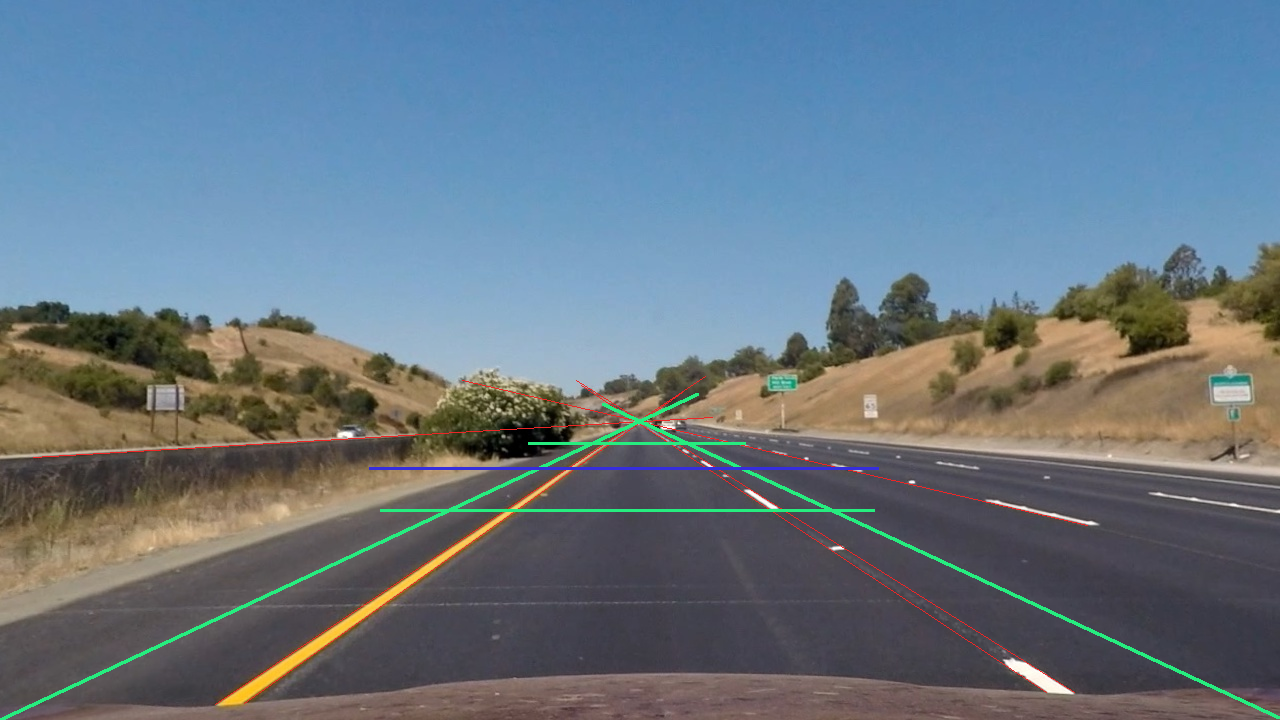
#> input picture PerspectiveTransform-Viewport.png, 1280 x 720 px; its folder holds only this picture in this run
$ python -i LaneLines.py   (imports and definitions only)   (older library calls are emulated)
#> lines starting #> are read from the running program, lines starting #| are printed output that depends on the picture; after the words box and inside, x2 and y2 are one past the last pixel; in counts of white or black regions, pixels touching at a corner belong together
#################################################################
#################################################################
## Lane Lines: Find lane lines
#################################################################
#################################################################

from CameraOperations import perspective_transform, sobel_LS_threshold
from ImageProcessing import gaussian_blur
import numpy as np
import cv2
import math
import matplotlib.image as mpimg
import matplotlib.pyplot as plt


##############################################################################################################
# Tracking detected line characteristics
##############################################################################################################
class Line():
    N = 5                   # Retain the last N measurements
    road_width_pixels = 795
    lane_length_pixels = 115
    ym_per_pix = 3/lane_length_pixels      # Conversion from pixels to meters in y
    xm_per_pix = 3.7/road_width_pixels    # Conversion from pixels to meters in x


    def __init__(self, w, h):
        self.detected = False  # was the line detected in the last iteration?
        self.recent_xfitted = [] # x values of the last n fits of the line
        self.bestx = None #average x values of the fitted line over the last n iterations
        self.best_fit = None    #polynomial coefficients averaged over the last n iterations
        self.current_fit = None #polynomial coefficients for the most recent fit
        self.radius_of_curvature = 0.0  #radius of curvature of the line in some units
        self.line_base_pos = 0.0  #distance in meters of vehicle center from the line
        self.diffs = np.array([0,0,0], dtype='float') #difference in fit coefficients between last and new fits
        self.detected_x = None  #x values for detected line pixels
        self.detected_y = None #y values for detected line pixels
        self.h = h
        self.w = w
        self.y = np.array([p for p in range(0,h+1,10)]) # y Coordinates for generated lane lines
        self.y_m = self.y * Line.ym_per_pix             # y Coordinates converted to meters


    # Update line with new parameters
    # [52 lines left out: functions update, fit_line, get_starting_point, not called in this run]


    # Class string for debugging
    def __str__(self):
        return "Radius: {0:.1f}, Distance from center: {1:.2f}m".format(self.radius_of_curvature, self.line_base_pos)

    def __repr__(self):
        return self.__str__()

##############################################################################################################
# Tracking the road definition as per the line detection algorithms
##############################################################################################################
class Road(object):
    viewport = [[540,465],[740,465],[1280,720],[0,720]]     #Original
    # [4 lines of commented-out code are left out]


    def __init__(self, window_height=48, window_width=40, margin=40, w=1280, h=720):
        self.left_lane = Line(w, h)
        self.right_lane = Line(w, h)
        self.radius_of_curvature = None
        self.sobel_thresh=(30, 150)
        self.gradient_thresh=(0.7, 1.3)
        self.sobel_kernel=9
        self.window_width = window_width
        self.window_height = window_height
        self.margin = margin
        self.offset = 80
        self.shift_tolerance = 0.05             # Tolerance in lane shift
        self.lane_tolerance = 0.10              # Tolerance in lane width
        self.threshold = 0.0                    # minimum weight of found centroid. Any centroids at or under are rejected.
        # Optimzation: Create the yfit once to avoid the overhead of recreating each image parse
        self.y_fit = np.array([s for s in range(int(h-self.window_height/2), 0, -self.window_height)])
        self.y_fit = np.insert(self.y_fit, 0,720) # y positions of detected centroids
        self.w = w
        self.h = h


    #Check that the most recent lines are valid
    def sanity_checked(self, l_detected_x, r_detected_x):
        #Checking that they have similar curvature
        # TODO: Can't seem to get consistent curvatures so this check would reject most lines
        #Checking that they are roughly parallel
        separation = r_detected_x - l_detected_x
        avg_separation = np.mean(separation)
        max_separation = np.max(separation)
        min_separation = np.min(separation)
        lines_parallel = (max_separation/avg_separation - 1) < self.lane_tolerance and (1 - min_separation/avg_separation) < self.lane_tolerance
        #Checking that they are separated by approximately the right distance horizontally
        separation_good = math.fabs(avg_separation - Line.road_width_pixels)/Line.road_width_pixels < self.lane_tolerance
        return lines_parallel and separation_good


    # Find the peak location of a signal
    def signal_peak(self, signal):
        if signal is None or len(signal) < 2:
            return 0

        idx_start = np.argmax(signal)
        idx_end = len(signal)-np.argmax(signal[::-1])-1
        #print(idx_start, idx_end, signal[idx_start], signal[idx_end])
        if idx_end > idx_start: # Sanity check
            idx = int((idx_start + idx_end)/2)
        else:
            idx = idx_start
        return idx

    # Locate the lane lines
    def find_window_centroids(self, image):
        w = image.shape[1]
        h = image.shape[0]

        # Use window_width/2 as offset because convolution signal reference is at right side of window, not center of window
        offset = self.window_width/2
        window_centroids = [] # Store the (left,right) window centroid positions per level
        window = np.ones(self.window_width) # Create our window template that we will use for convolutions
        # First find the two starting positions for the left and right lane by using np.sum to get the vertical image slice
        # and then np.convolve the vertical image slice with the window template
        # Sum quarter bottom of image to get slice, could use a different ratio
        if self.left_lane.detected:
            # Last detection was valid so use it as starting point
            l_center = self.left_lane.get_starting_point(h)
        else:
            # Search again
            l_sum = np.sum(image[int(3*h/5):,:int(w/2)], axis=0)
            l_conv_signal = np.convolve(window, l_sum)
            l_idx = self.signal_peak(l_conv_signal)
            l_center = l_idx - offset

        if self.right_lane.detected:
            # Last detection was valid so use it as starting point
            r_center = self.right_lane.get_starting_point(h)
        else:
            # Search again
            r_sum = np.sum(image[int(3*h/5):,int(w/2):], axis=0)
            r_conv_signal = np.convolve(window, r_sum)
            r_idx = self.signal_peak(r_conv_signal)
            r_center = int(w/2) + r_idx - offset

        window_centroids.append((l_center, r_center))

        # Go through each layer looking for max pixel locations
        for level in range(1,(int)(1+h/self.window_height)):
            ############## INIT
            l_center_old = l_center
            r_center_old = r_center
            image_layer = np.sum(image[int(h-(level)*self.window_height):int(h-(level-1)*self.window_height),:], axis=0)
            conv_signal = np.convolve(window, image_layer)
            # Find the best left centroid by using past left center as a reference

            ############## LEFT LINES
            l_min_index = int(max(l_center+offset-self.margin, 0))
            l_max_index = int(min(l_center+offset+self.margin, w))
            #l_conv_signal = conv_signal[:int(w/2)]
            l_conv_signal = conv_signal[l_min_index:l_max_index]
            l_idx = self.signal_peak(l_conv_signal)
            # Reject invalid centroids (noise or empty space) and keep the previous value
            if l_conv_signal[l_idx] > self.threshold:
                l_center = l_idx + l_min_index - offset
            else:
                l_center = l_center_old

            ############## RIGHT LINES
            r_min_index = int(max(r_center+offset-self.margin, 0))
            r_max_index = int(min(r_center+offset+self.margin, w))
            #r_conv_signal = conv_signal[int(w/2):]
            r_conv_signal = conv_signal[r_min_index:r_max_index]
            r_idx = self.signal_peak(r_conv_signal)
            # Reject invalid centroids (noise or empty space) and keep the previous value
            if r_conv_signal[r_idx] > self.threshold:
                r_center = r_min_index + r_idx - offset
            else:
                r_center = r_center_old
            # Update detected lines list
            window_centroids.append((l_center, r_center))

        return window_centroids


    #Perspective Transform: extract lanes and view from above
    def perspective_transform(self, image, reverse=False):
        w, h = image.shape[1], image.shape[0]
        src = np.float32(Road.viewport)
        dst = np.float32([[self.offset,0],[w-self.offset,0],[w-self.offset,h],[self.offset,h]])

        M = cv2.getPerspectiveTransform(src, dst)
        if reverse:
            M = cv2.getPerspectiveTransform(dst, src)
        warped = cv2.warpPerspective(image, M, (w,h), flags=cv2.INTER_LINEAR)
        return warped

    ##########################################################################
    # Sharpen images using a simple filter since a lot of images are blurred
    ##########################################################################
    # [8 lines left out: function image_sharpen, not called in this run]


    # Combined Sobel plus Gradient Magnitude and direction Thresholding
    def sobel_and_gradient(self, img):
        if len(img.shape) == 3:
            gray = cv2.cvtColor(img, cv2.COLOR_RGB2GRAY)
        else:
            gray = img
        sobelx = np.absolute(cv2.Sobel(gray, cv2.CV_64F, 1, 0, ksize=self.sobel_kernel))
        sobely = np.absolute(cv2.Sobel(gray, cv2.CV_64F, 0, 1, ksize=self.sobel_kernel))
        sobelmag = np.sqrt( np.square(sobelx) + np.square(sobely) )

        gradient = np.arctan2(sobely, sobelx)
        dir_binary = np.zeros_like(gradient).astype("uint8")
        dir_binary[(gradient >= self.gradient_thresh[0]) & (gradient <= self.gradient_thresh[1])] = 1

        scaled_sobelx = np.uint8(255*sobelx/np.max(sobelx))
        gradx = np.zeros_like(scaled_sobelx)
        gradx[(scaled_sobelx >= self.sobel_thresh[0]) & (scaled_sobelx <= self.sobel_thresh[1])] = 1

        scaled_sobely = np.uint8(255*sobely/np.max(sobely))
        grady = np.zeros_like(scaled_sobely)
        grady[(scaled_sobely >= self.sobel_thresh[0]) & (scaled_sobely <= self.sobel_thresh[1])] = 1

        scaled_sobelmag = np.uint8(255*sobelmag/np.max(sobelmag))
        mag_binary = np.zeros_like(scaled_sobelmag)
        mag_binary[(scaled_sobelmag >= self.sobel_thresh[0]) & (scaled_sobelmag <= self.sobel_thresh[1])] = 1

        combined = np.zeros_like(dir_binary).astype("uint8")
        combined[((gradx == 1) & (grady == 1)) | ((mag_binary == 1) & (dir_binary == 1))] = 1
        return combined


    # Gradient & Threshold on Luminosity and Saturation (HLS) channels
    # Luminosity performs better in shadow whereas Saturation performs better generally.
    def image_threshold(self, image):
        #image = self.image_sharpen(image)
        r = image[:,:,0]
        hls = cv2.cvtColor(image, cv2.COLOR_RGB2HLS)
        l = hls[:,:,1]
        s = hls[:,:,2]
        s = self.sobel_and_gradient(s)
        #l = self.sobel_and_gradient(l)
        r = self.sobel_and_gradient(r)

        combined = np.zeros_like(s).astype("uint8")
        combined[((s == 1) | (r == 1))] = 1
        return combined


    # Parse image for lane lines
    def parse_image(self, image):
        mapped_lanes = None
        lane_markings = None
        w, h = image.shape[1], image.shape[0]
        img_thresholded = self.image_threshold(image)
        warped = self.perspective_transform(img_thresholded)
        window_centroids = self.find_window_centroids(255*warped)
        # Centroids found, fit to a polygon and display
        if len(window_centroids) > 0:
            centroids = np.array(window_centroids)
            l, r = centroids[:,0], centroids[:,1]
            # Update the lane lines fully if sanity checks pass
            if self.sanity_checked(l, r):
                self.left_lane.update(l, self.y_fit)
                self.right_lane.update(r, self.y_fit)
            else:
                #update current fit only
                self.left_lane.detected_x = l
                self.left_lane.detected = False
                self.left_lane.current_fit = np.polyfit(self.y_fit, l, 2)

                self.right_lane.detected_x = r
                self.right_lane.detected = False
                self.right_lane.current_fit = np.polyfit(self.y_fit, r, 2)

        return warped

    # Draw the lane overlay on the
    # [54 lines left out: functions draw_overlay, radius_label, position_label, not called in this run]


    # Redraw camera frame with lane overlay and annotations
    def redraw_frame(self, src):
        image = None
        return image


>>> import cv2
>>> picture = cv2.cvtColor(cv2.imread('PerspectiveTransform-Viewport.png'), cv2.COLOR_BGR2RGB)
>>> result = Road().parse_image(picture)
#> in image_threshold, `l = hls[:,:,1]`:
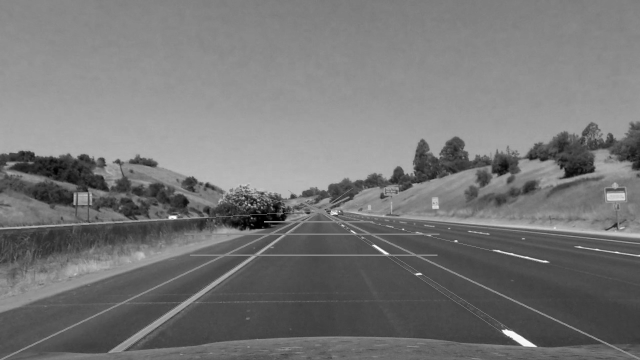
#> l: shape (720, 1280) (shown at 1/2 size); min 0, max 254, mean 118
#> in image_threshold, `s = self.sobel_and_gradient(s)`:
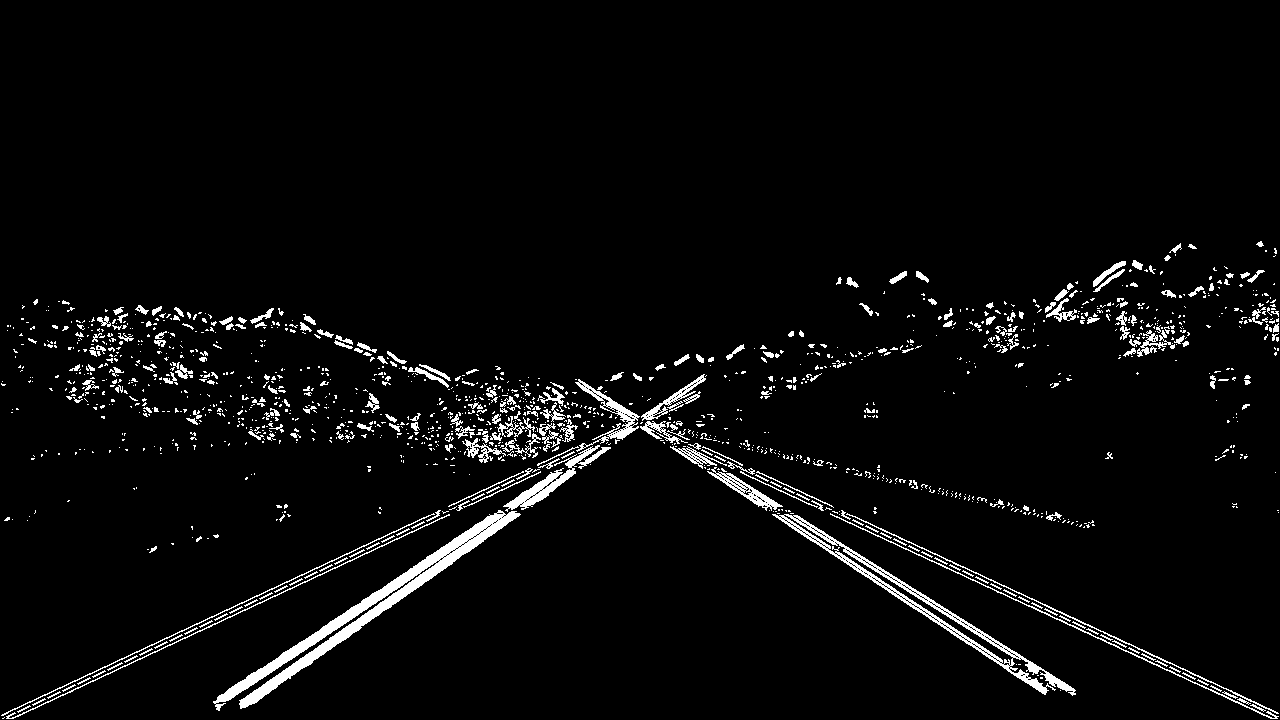
#> s: shape (720, 1280); values 0 (black) and 1 (white), 3.9% white; 1458 white regions (1161 under 20 px), largest, box (x1, y1, x2, y2) and area: (213, 510, 521, 711) 6408, (772, 514, 1076, 696) 3689, (503, 445, 611, 512) 1334
#> in sobel_and_gradient (call 2), `gradient = np.arctan2(sobely, sobelx)`:
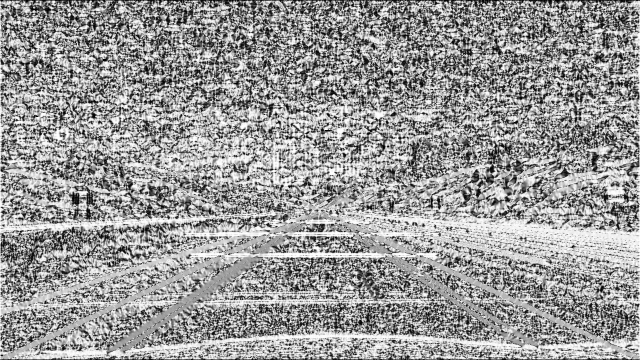
#> gradient: shape (720, 1280) float64 (shown at 1/2 size); min 0, max 1.57, mean 0.946; drawn with min black and max white
#> in perspective_transform, `warped = cv2.warpPerspective(image, M, (w,h), flags=cv2.INTER_LINEAR)`:
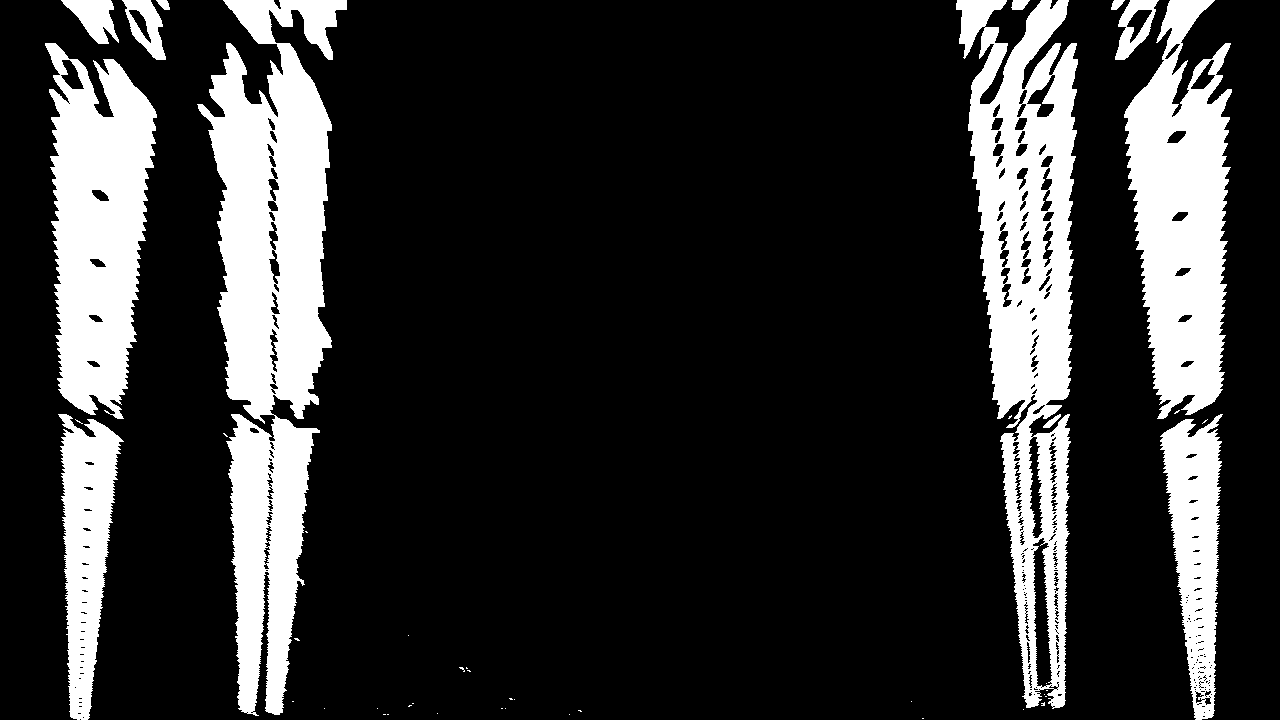
#> warped: shape (720, 1280); values 0 (black) and 1 (white), 19.6% white; 46 white regions (33 under 20 px), largest, box (x1, y1, x2, y2) and area: (197, 0, 347, 716) 54198, (956, 0, 1078, 709) 42819, (1124, 0, 1232, 419) 28831
#> in find_window_centroids, `l_sum = np.sum(image[int(3*h/5):,:int(w/2)], axis=0)`: l_sum = 640 values, max 73440 at index 77, min 0 at index 0, mean 10996.5
#> in find_window_centroids, `l_conv_signal = np.convolve(window, l_sum)`: l_conv_signal = 679 values, max 2551020 at index 281, min 0 at index 0, mean 414594.7
#> in signal_peak, `idx_start = np.argmax(signal)`: idx_start = 281
#> in find_window_centroids, `l_center = l_idx - offset`: l_center = 261
#> in find_window_centroids, `r_sum = np.sum(image[int(3*h/5):,int(w/2):], axis=0)`: r_sum = 640 values, max 72675 at index 572, min 0 at index 0, mean 8605.9
#> in find_window_centroids, `r_conv_signal = np.convolve(window, r_sum)`: r_conv_signal = 679 values, max 2407200 at index 576, min 0 at index 0, mean 324462.2
#> in find_window_centroids, `r_idx = self.signal_peak(r_conv_signal)`: r_idx = 576
#> in find_window_centroids, `r_center = int(w/2) + r_idx - offset`: r_center = 1196
#> the loop in find_window_centroids, `for level in range(1,(int)(1+h/self.window_height)):` made 15 passes
#> (l_center_old, r_center_old, l_min_index, l_max_index, l_idx) on passes 1 to 8: (261, 1196, 241, 321, 40), (261, 1201, 241, 321, 41), (262, 1198, 242, 322, 42), (264, 1197, 244, 324, 41), (265, 1196, 245, 325, 42), (267, 1193, 247, 327, 22), (249, 1187, 229, 309, 43), (252, 1180, 232, 312, 36)
#> after the loop in find_window_centroids, `for level in range(1,(int)(1+h/self.window_height)):`: window_centroids = [(261, 1196), (261, 1201), (262, 1198), (264, 1197), (265, 1196), (267, 1193), (249, 1187), (252, 1180), (248, 1186), (248, 1169), (247, 1201), (245, 1201), (246, 1181), (244, 1149), (283, 1162), (316, 1180)]
#> in parse_image, `centroids = np.array(window_centroids)`: centroids = 16 rows, first 8: [261, 1196], [261, 1201], [262, 1198], [264, 1197], [265, 1196], [267, 1193], [249, 1187], [252, 1180]
#> in parse_image, `l, r = centroids[:,0], centroids[:,1]`: l = [261, 261, 262, 264, 265, 267, 249, 252, 248, 248, 247, 245, 246, 244, 283, 316]; r = [1196, 1201, 1198, 1197, 1196, 1193, 1187, 1180, 1186, 1169, 1201, 1201, 1181, 1149, 1162, 1180]
#> in sanity_checked, `separation = r_detected_x - l_detected_x`: separation = [935, 940, 936, 933, 931, 926, 938, 928, 938, 921, 954, 956, 935, 905, 879, 864]
#> in sanity_checked, `avg_separation = np.mean(separation)`: avg_separation = 926.2
#> in sanity_checked, `max_separation = np.max(separation)`: max_separation = 956
#> in sanity_checked, `min_separation = np.min(separation)`: min_separation = 864
#> in sanity_checked, `lines_parallel = (max_separation/avg_separation - 1) < self.lane_toler..`: lines_parallel = True
#> in sanity_checked, `separation_good = math.fabs(avg_separation - Line.road_width_pixels)/L..`: separation_good = False
